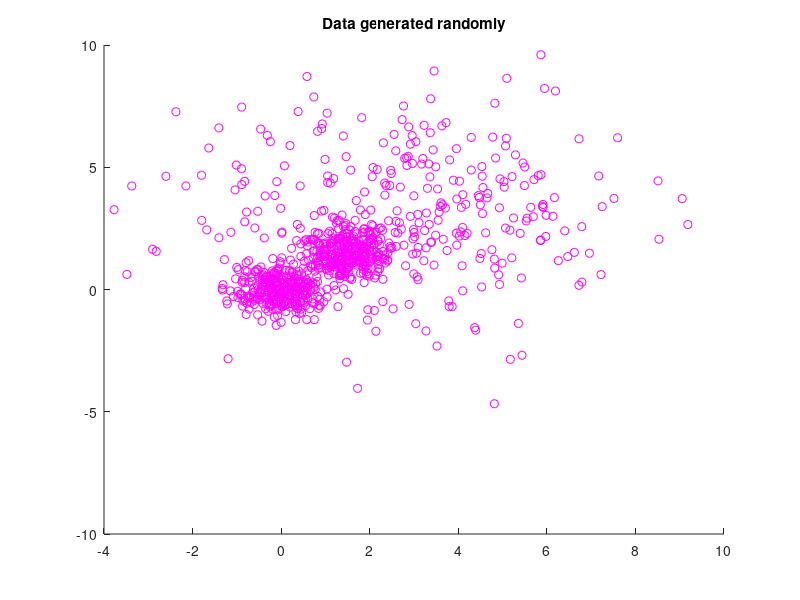

Here is the MATLAB script that generated this plot: (Note: this script raises an error after producing the figure.)
clear;
k=3;
%Generating random data using normal distribution
data1 = normrnd(0,0.5,[300, 3]); 
data2 = [data1; normrnd(1.5,0.5,[300, 3])];
data = [data2; normrnd(3,2.5,[300,3 ])];
figure;
scatter(data(:,1), data(:,2), "m");
title("Data generated randomly");
disp(size(data));
[centroid, data_points]=kmean(data, k);
labels=labels_name(data, data_points, k);
figure;
hold on;
gscatter(data(:,1), data(:,2), labels);
plot(centroid(:,1), centroid(:,2), "X");
title("K-means Clustering");
Y=spectral_relaxation(data,k);
disp(size(Y));
[centroid, data_points]=kmean(Y, k);
labels=labels_name(data, data_points, k);
figure;
hold on;
gscatter(data(:,1), data(:,2), labels);
plot(centroid(:,1), centroid(:,2), "X");
title("Spectrual relaxation K-means Clustering");

